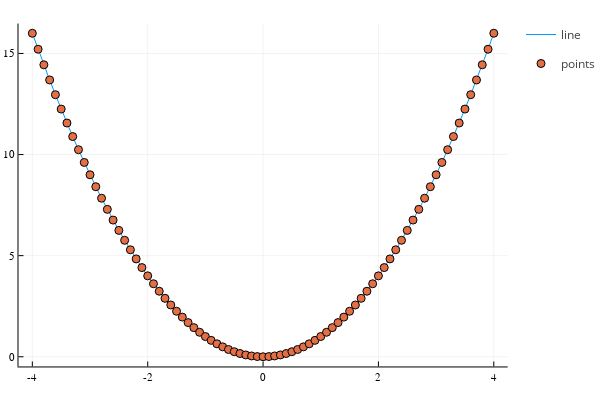

This figure's notebook cell:
### Code cell
plot(x,y,label="line")
scatter!(x,y,label="points")

### Figure 1 — Plotly figure (JSON) as saved in the notebook; plotly's stock layout.template omitted (floating-point values rounded to 4 significant figures)
{"data": [{"colorbar": {"title": ""}, "legendgroup": "line", "line": {"color": "rgba(0, 154, 250, 1.000)", "dash": "solid", "shape": "linear", "width": 1}, "mode": "lines", "name": "line", "showlegend": true, "type": "scatter", "x": [-4, -3.9, -3.8, -3.7, -3.6, -3.5, -3.4, -3.3, -3.2, -3.1, -3, -2.9, -2.8, -2.7, -2.6, -2.5, -2.4, -2.3, -2.2, -2.1, -2, -1.9, -1.8, -1.7, -1.6, -1.5, -1.4, -1.3, -1.2, -1.1, -1, -0.9, -0.8, -0.7, -0.6, -0.5, -0.4, -0.3, -0.2, -0.1, 0, 0.1, 0.2, 0.3, 0.4, 0.5, 0.6, 0.7, 0.8, 0.9, 1, 1.1, 1.2, 1.3, 1.4, 1.5, 1.6, 1.7, 1.8, 1.9, 2, 2.1, 2.2, 2.3, 2.4, 2.5, 2.6, 2.7, 2.8, 2.9, 3, 3.1, 3.2, 3.3, 3.4, 3.5, 3.6, 3.7, 3.8, 3.9, 4], "xaxis": "x", "y": [16, 15.21, 14.44, 13.69, 12.96, 12.25, 11.56, 10.89, 10.24, 9.61, 9, 8.41, 7.84, 7.29, 6.76, 6.25, 5.76, 5.29, 4.84, 4.41, 4, 3.61, 3.24, 2.89, 2.56, 2.25, 1.96, 1.69, 1.44, 1.21, 1, 0.81, 0.64, 0.49, 0.36, 0.25, 0.16, 0.09, 0.04, 0.01, 0, 0.01, 0.04, 0.09, 0.16, 0.25, 0.36, 0.49, 0.64, 0.81, 1, 1.21, 1.44, 1.69, 1.96, 2.25, 2.56, 2.89, 3.24, 3.61, 4, 4.41, 4.84, 5.29, 5.76, 6.25, 6.76, 7.29, 7.84, 8.41, 9, 9.61, 10.24, 10.89, 11.56, 12.25, 12.96, 13.69, 14.44, 15.21, 16], "yaxis": "y", "zmax": null, "zmin": null}, {"colorbar": {"title": ""}, "legendgroup": "points", "marker": {"color": "rgba(227, 111, 71, 1.000)", "line": {"color": "rgba(0, 0, 0, 1.000)", "width": 1}, "size": 8, "symbol": "circle"}, "mode": "markers", "name": "points", "showlegend": true, "type": "scatter", "x": [-4, -3.9, -3.8, -3.7, -3.6, -3.5, -3.4, -3.3, -3.2, -3.1, -3, -2.9, -2.8, -2.7, -2.6, -2.5, -2.4, -2.3, -2.2, -2.1, -2, -1.9, -1.8, -1.7, -1.6, -1.5, -1.4, -1.3, -1.2, -1.1, -1, -0.9, -0.8, -0.7, -0.6, -0.5, -0.4, -0.3, -0.2, -0.1, 0, 0.1, 0.2, 0.3, 0.4, 0.5, 0.6, 0.7, 0.8, 0.9, 1, 1.1, 1.2, 1.3, 1.4, 1.5, 1.6, 1.7, 1.8, 1.9, 2, 2.1, 2.2, 2.3, 2.4, 2.5, 2.6, 2.7, 2.8, 2.9, 3, 3.1, 3.2, 3.3, 3.4, 3.5, 3.6, 3.7, 3.8, 3.9, 4], "xaxis": "x", "y": [16, 15.21, 14.44, 13.69, 12.96, 12.25, 11.56, 10.89, 10.24, 9.61, 9, 8.41, 7.84, 7.29, 6.76, 6.25, 5.76, 5.29, 4.84, 4.41, 4, 3.61, 3.24, 2.89, 2.56, 2.25, 1.96, 1.69, 1.44, 1.21, 1, 0.81, 0.64, 0.49, 0.36, 0.25, 0.16, 0.09, 0.04, 0.01, 0, 0.01, 0.04, 0.09, 0.16, 0.25, 0.36, 0.49, 0.64, 0.81, 1, 1.21, 1.44, 1.69, 1.96, 2.25, 2.56, 2.89, 3.24, 3.61, 4, 4.41, 4.84, 5.29, 5.76, 6.25, 6.76, 7.29, 7.84, 8.41, 9, 9.61, 10.24, 10.89, 11.56, 12.25, 12.96, 13.69, 14.44, 15.21, 16], "yaxis": "y", "zmax": null, "zmin": null}], "layout": {"annotations": [], "height": 400, "legend_position": {"bgcolor": "rgba(255, 255, 255, 1.000)", "bordercolor": "rgba(0, 0, 0, 1.000)", "borderwidth": 1, "font": {"color": "rgba(0, 0, 0, 1.000)", "family": "sans-serif", "size": 11}, "title": {"font": {"color": "rgba(0, 0, 0, 1.000)", "family": "sans-serif", "size": 15}, "text": ""}, "tracegroupgap": 0, "traceorder": "normal", "x": 1, "xanchor": "auto", "y": 1, "yanchor": "auto"}, "margin": {"b": 20, "l": 0, "r": 0, "t": 20}, "paper_bgcolor": "rgba(255, 255, 255, 1.000)", "plot_bgcolor": "rgba(255, 255, 255, 1.000)", "showlegend": true, "width": 600, "xaxis": {"anchor": "y", "domain": [0.03619, 0.9934], "gridcolor": "rgba(0, 0, 0, 0.100)", "gridwidth": 0.5, "linecolor": "rgba(0, 0, 0, 1.000)", "mirror": false, "range": [-4.24, 4.24], "showgrid": true, "showline": true, "showticklabels": true, "tickangle": 0, "tickcolor": "rgb(0, 0, 0)", "tickfont": {"color": "rgba(0, 0, 0, 1.000)", "family": "sans-serif", "size": 11}, "tickmode": "array", "ticks": "inside", "ticktext": ["-4", "-2", "0", "2", "4"], "tickvals": [-4, -2, 0, 2, 4], "title": "", "titlefont": {"color": "rgba(0, 0, 0, 1.000)", "family": "sans-serif", "size": 15}, "type": "-", "visible": true, "zeroline": false, "zerolinecolor": "rgba(0, 0, 0, 1.000)"}, "yaxis": {"anchor": "x", "domain": [0.03762, 0.9902], "gridcolor": "rgba(0, 0, 0, 0.100)", "gridwidth": 0.5, "linecolor": "rgba(0, 0, 0, 1.000)", "mirror": false, "range": [-0.48, 16.48], "showgrid": true, "showline": true, "showticklabels": true, "tickangle": 0, "tickcolor": "rgb(0, 0, 0)", "tickfont": {"color": "rgba(0, 0, 0, 1.000)", "family": "sans-serif", "size": 11}, "tickmode": "array", "ticks": "inside", "ticktext": ["0", "5", "10", "15"], "tickvals": [0, 5, 10, 15], "title": "", "titlefont": {"color": "rgba(0, 0, 0, 1.000)", "family": "sans-serif", "size": 15}, "type": "-", "visible": true, "zeroline": false, "zerolinecolor": "rgba(0, 0, 0, 1.000)"}}}
